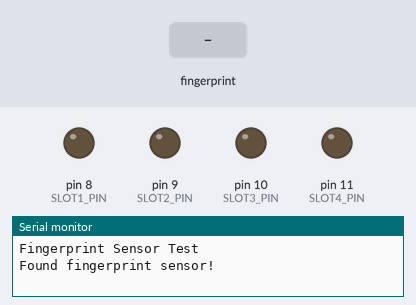
The sketch below on a simulated Arduino Uno, built with avr-gcc and run on an emulated ATmega328P. Shown: output pins drawn as LEDs (lit = HIGH), the last lines printed to the serial monitor. The test bench sets the inputs (shaded band). Random numbers use the default seed unless the sketch sets one.

Above: at 2.2 s.
2.3 s: finger stored as number 1 placed on the sensor
At 3.1 s:
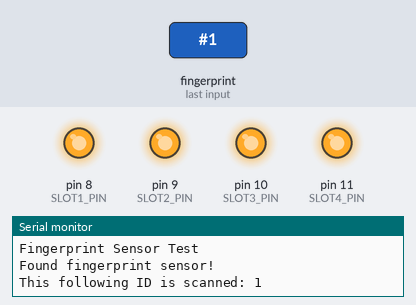
Timing chart, 0 to 9.1 s (numbered marks = the images above; inputs shaded):
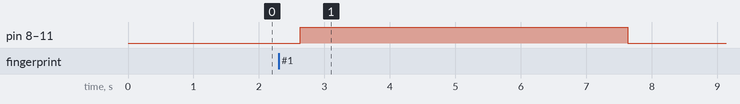

The sketch:

Kluisje_Opendag.ino
```cpp
#include <Wire.h>
#include <Adafruit_Fingerprint.h>
#include <SoftwareSerial.h>

#define SLOT1_PIN 8
#define SLOT2_PIN 9
#define SLOT3_PIN 10
#define SLOT4_PIN 11

//=======================================================

SoftwareSerial mySerial(2, 3); //2 Green wire is the input from the fingerprint sensor. 3 White wire is the output from the arduino
Adafruit_Fingerprint finger = Adafruit_Fingerprint(&mySerial);

//=======================================================
// Variables

long kans1;
long kans2;
long kans3;
long kans4;

void setup()
{
  Serial.begin(9600);
  Serial.println("Fingerprint Sensor Test");

  pinMode(SLOT1_PIN, OUTPUT);
  pinMode(SLOT2_PIN, OUTPUT);
  pinMode(SLOT3_PIN, OUTPUT);
  pinMode(SLOT4_PIN, OUTPUT);

  finger.begin(57600); // Set the data rate for the Fingerprint Sensor serial port

  if (finger.verifyPassword())
  {
    Serial.println("Found fingerprint sensor!");
  }
  else
  {
    Serial.println("Did not find fingerprint sensor :(");
    while (1);
  }
}

void loop()
{
   kans1 = random(5);
   kans2 = random(20);
   kans3 = random(50);
   kans4 = random(100);

   int currentFinger = getFingerprintIDez();
   if(currentFinger == -2)
   {
    if(kans1 == 1)
    {
      Serial.println("Kluisje 1");
      digitalWrite(SLOT1_PIN, HIGH);
      delay(5000);
      digitalWrite(SLOT1_PIN, LOW);
    }
    if(kans2 == 1)
    {
      Serial.println("Kluisje 2");
      digitalWrite(SLOT2_PIN, HIGH);
      delay(5000);
      digitalWrite(SLOT2_PIN, LOW);
    }
    if(kans3 == 1)
    {
      Serial.println("Kluisje 3");
      digitalWrite(SLOT3_PIN, HIGH);
      delay(5000);
      digitalWrite(SLOT3_PIN, LOW);
    }
    if(kans4 == 1)
    {
      Serial.println("Kluisje 4");
      digitalWrite(SLOT4_PIN, HIGH);
      delay(5000);
      digitalWrite(SLOT4_PIN, LOW);
    }
   }
   if(currentFinger == 1)
   {
    digitalWrite(SLOT1_PIN, HIGH);
    digitalWrite(SLOT2_PIN, HIGH);
    digitalWrite(SLOT3_PIN, HIGH);
    digitalWrite(SLOT4_PIN, HIGH);
    delay(5000);
    digitalWrite(SLOT1_PIN, LOW);
    digitalWrite(SLOT2_PIN, LOW);
    digitalWrite(SLOT3_PIN, LOW);
    digitalWrite(SLOT4_PIN, LOW);
   }
}


int getFingerprintIDez() // This method returns -1 if the fingerprint scan failed, otherwise it will returns it stored ID #
{
  uint8_t p = finger.getImage();
  if (p != FINGERPRINT_OK) return -1;

  p = finger.image2Tz();
  if (p != FINGERPRINT_OK)  return -1;

  p = finger.fingerFastSearch();
  if (p != FINGERPRINT_OK)  return -2;

  Serial.print("This following ID is scanned: ");
  Serial.println(finger.fingerID);
  return finger.fingerID;
}
```

Measured:
- after the input at 2.3 s, pin 8 (SLOT1_PIN), pin 9 (SLOT2_PIN), pin 10 (SLOT3_PIN), pin 11 (SLOT4_PIN): LOW → HIGH after 0.33 s, → LOW 5.0 s later
